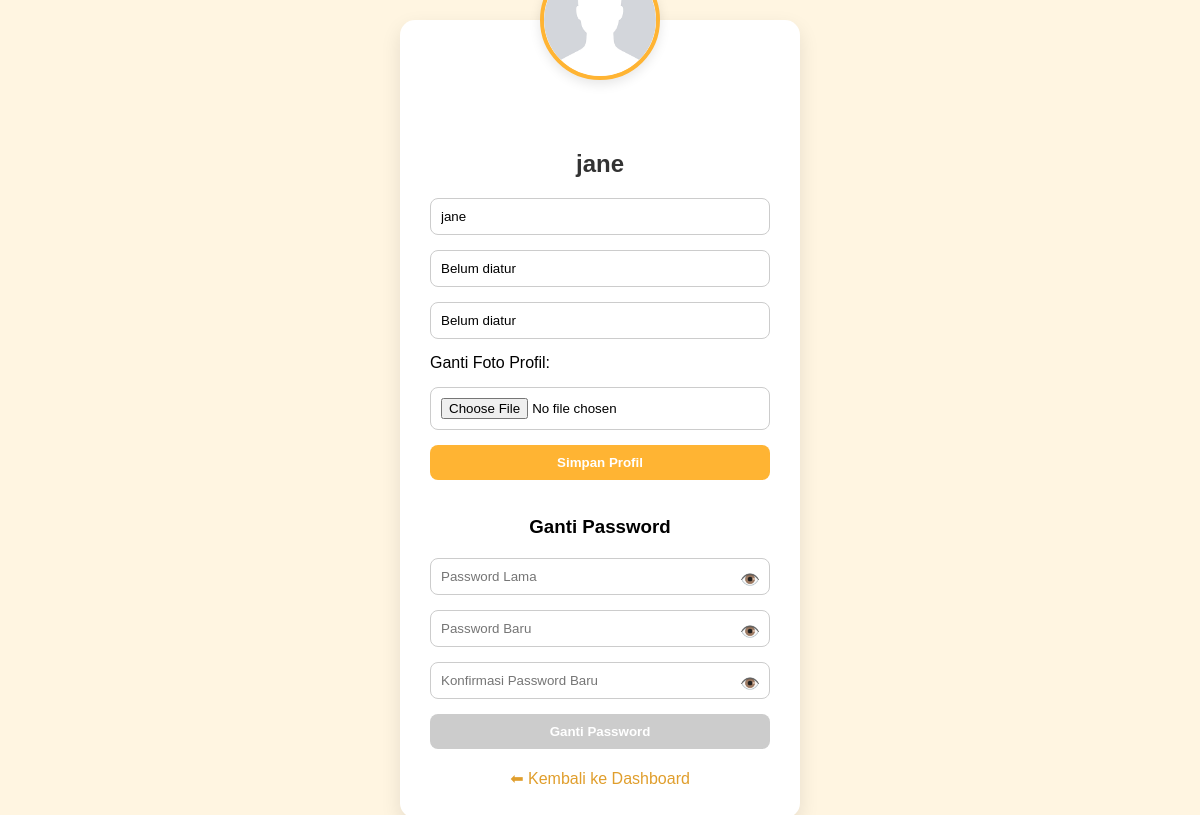
Page /profil.php (signed in) on the earlier database version.
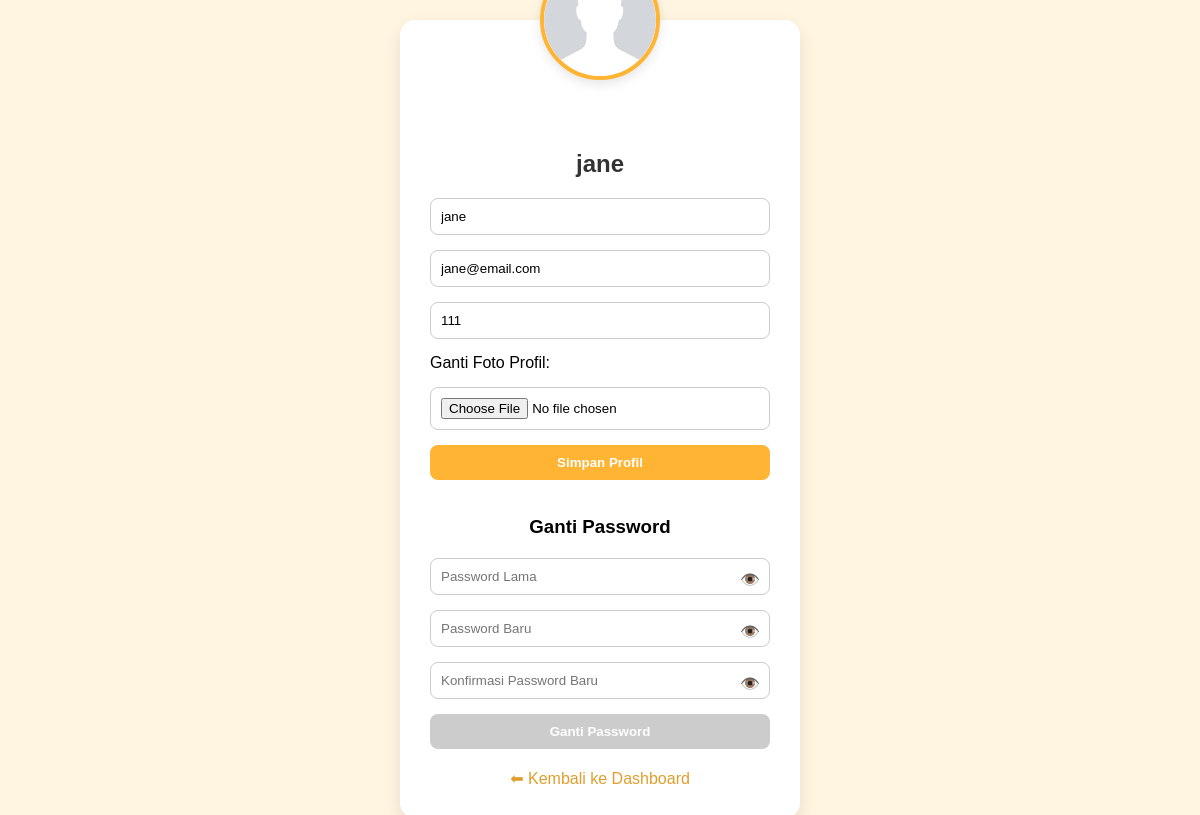
Same page on the later database version.
### tables this page shows
CREATE TABLE `students` (
  `student_id` int(11) NOT NULL,
  `name` varchar(100) NOT NULL,
  `email` varchar(100) DEFAULT NULL,
  `phone` varchar(15) DEFAULT NULL,
  `user_id` int(11) DEFAULT NULL,
  `kelas_id` int(11) DEFAULT NULL
);

### profil.php (the view, shortened to what this page needs)
<?php
include 'koneksi.php';
$user_id = $_SESSION['user_id'];
$role = $_SESSION['role'];
$query = "SELECT * FROM users WHERE id = ?";
$stmt = $conn->prepare($query);
$stmt->bind_param("i", $user_id);
$stmt->execute();
$result = $stmt->get_result();
$user = $result->fetch_assoc();
$profile_picture = !empty($user['profile_picture']) && file_exists($user['profile_picture']) ? $user['profile_picture'] : 'fotos/profile/default.png';
$email = "Belum diisi";
$phone = "Belum diisi";
if ($role == 'teacher') {
    $query_teacher = "SELECT email, phone FROM teachers WHERE user_id = ?";
    $stmt = $conn->prepare($query_teacher);
    $stmt->bind_param("i", $user_id);
    $stmt->execute();
    $teacher = $stmt->get_result()->fetch_assoc();
    if ($teacher) {
        $email = $teacher['email'] ?? 'Belum diisi';
        $phone = $teacher['phone'] ?? 'Belum diisi';
    }
} elseif ($role == 'student') {
    $query_student = "SELECT email, phone FROM students WHERE user_id = ?";
    $stmt = $conn->prepare($query_student);
    $stmt->bind_param("i", $user_id);
    $stmt->execute();
    $student = $stmt->get_result()->fetch_assoc();
    if ($student) {
        $email = $student['email'] ?? 'Belum diisi';
        $phone = $student['phone'] ?? 'Belum diisi';
    }
}
?>
<!DOCTYPE html>
<html lang="id">
<head>
    <link rel="stylesheet" href="css/style-profile.css">
</head>
<body>
<div class="profile-container">
    <div class="profile-picture-container">
        <img id="preview" src="<?php echo htmlspecialchars($profile_picture); ?>" alt="Foto Profil">
    </div>
    <h2><?php echo htmlspecialchars($user['full_name']); ?></h2>
    <form method="POST" enctype="multipart/form-data" id="updateProfileForm">
        <input type="text" name="full_name" value="<?php echo htmlspecialchars($user['full_name']); ?>" placeholder="Nama Lengkap" required>
        <?php if ($role == 'student' || $role == 'teacher'): ?>
            <input type="email" name="email" value="<?php echo htmlspecialchars($email); ?>" placeholder="Email">
            <input type="text" name="phone" value="<?php echo htmlspecialchars($phone); ?>" placeholder="No HP">
        <?php endif; ?>
        <label style="text-align: left;">Ganti Foto Profil:</label>
        <input type="file" name="profile_image" id="profile_image" accept="image/*">
        <button type="submit">Simpan Profil</button>
    </form>
    <br><br>
    <h3>Ganti Password</h3>
<form method="POST" id="changePasswordForm">
    <div class="password-field">
        <input type="password" name="current_password" id="current_password" placeholder="Password Lama" required>
        <span class="toggle-password" onclick="togglePassword('current_password')">👁️</span>
    </div>
    <div class="password-field">
        <input type="password" name="new_password" id="new_password" placeholder="Password Baru" required>
        <span class="toggle-password" onclick="togglePassword('new_password')">👁️</span>
    </div>
    <div class="password-field">
        <input type="password" name="confirm_password" id="confirm_password" placeholder="Konfirmasi Password Baru" required>
        <span class="toggle-password" onclick="togglePassword('confirm_password')">👁️</span>
    </div>
    <button type="submit" id="submitPasswordBtn" disabled>Ganti Password</button>
</form>
    <a href="<?php echo ($role === 'student') ? 'dashboard_siswa.php' : (($role === 'teacher') ? 'dashboard_guru.php' : 'dashboard_admin.php'); ?>" class="back-link">
        ⬅ Kembali ke Dashboard
    </a>
</div>
</body>
</html>

Differences in the rows shown:
changed students: email "Belum diatur" → "jane@email.com"; phone "Belum diatur" → "111"
